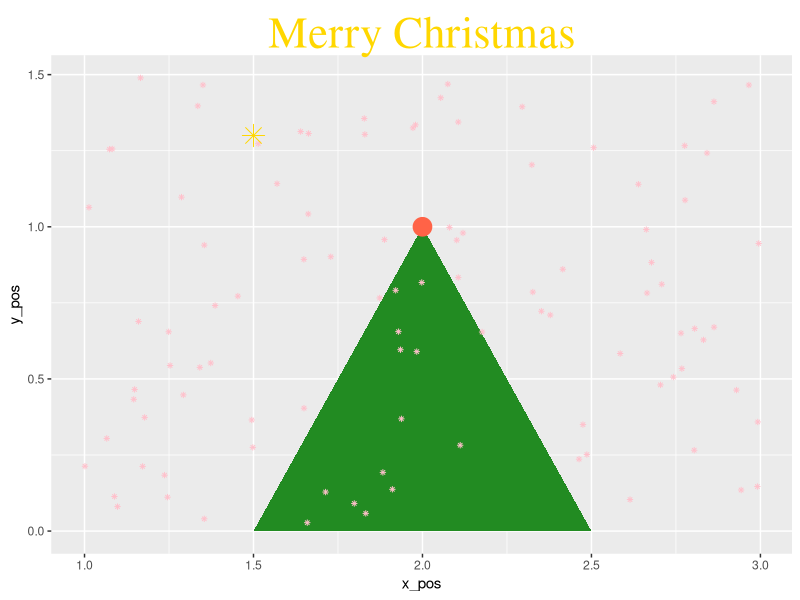

This figure's R source:
# load ggplot2
library(ggplot2)

tree_data <- data.frame(
  x_pos = c(
    # left point, right point, middle point
    1.5, 2.5, 2
  ),
  y_pos = c(
    0, 0, 1
  )
)

set.seed(20241225)
n <- 100

x = runif(n, 0, 3)

snowflakes <- data.frame(
  x = runif(n, 1, 3),
  y = runif(n, 0, 1.5)
)

ggplot(tree_data, aes(x = x_pos, y = y_pos)) +
  geom_polygon(fill = "forestgreen") +
  #theme_void() +
  theme(
    plot.background = element_rect(
      # fill = "midnightblue"
    ), 
    plot.title = element_text(
      colour = "gold",
      size = 32,
      hjust = 0.5,
      vjust = 0,
      family = "serif"
    )
  ) +
  labs(
    title = "Merry Christmas"
  ) +
  # add snowflakes
  geom_point(
    data = snowflakes,
    mapping = aes(x = x, y = y),
    colour = "pink",
    shape = 8,
    size = 1
    ) +
  
  # add bauble
  geom_point(
    data = data.frame(
      x = 2,
      y = 1
    ), 
    aes(x = x, y = y),
    colour = "tomato",
    size = 6
  ) +
  
  # add star
  geom_point(
    data = data.frame(
      x = 1.5,
      y = 1.3
    ),
    aes(x = x, y = y),
    shape = 8,
    size = 5,
    color = "gold"
  )
